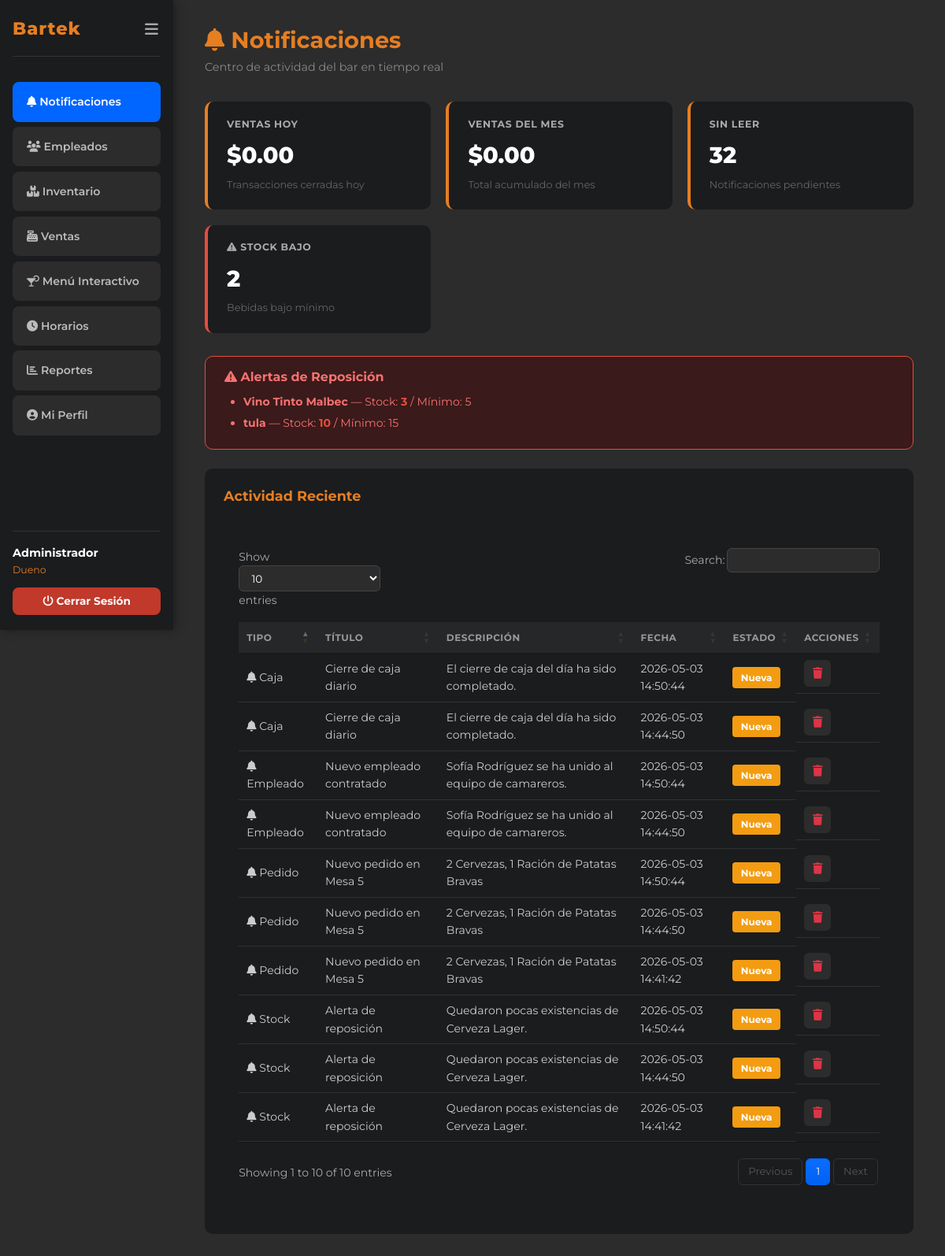
Page /dashboard (signed in) on the committed database.
### tables this page shows
CREATE TABLE `notificaciones` (
  `id` int(10) UNSIGNED NOT NULL,
  `tipo` enum('pedido','stock','empleado','caja','sistema') NOT NULL DEFAULT 'sistema',
  `titulo` varchar(200) NOT NULL,
  `descripcion` text DEFAULT NULL,
  `leida` tinyint(1) NOT NULL DEFAULT 0,
  `creado_en` datetime NOT NULL DEFAULT current_timestamp()
);

CREATE TABLE `inventario` (
  `id` int(10) UNSIGNED NOT NULL,
  `categoria_id` int(10) UNSIGNED NOT NULL,
  `codigo` varchar(20) NOT NULL,
  `nombre` varchar(120) NOT NULL,
  `stock_actual` int(10) UNSIGNED NOT NULL DEFAULT 0,
  `stock_minimo` int(10) UNSIGNED NOT NULL DEFAULT 5,
  `precio_unitario` decimal(10,2) NOT NULL DEFAULT 0.00,
  `activo` tinyint(1) NOT NULL DEFAULT 1,
  `actualizado_en` datetime NOT NULL DEFAULT current_timestamp() ON UPDATE current_timestamp(),
  `creado_en` datetime NOT NULL DEFAULT current_timestamp()
);

### app/controllers/BaseController.php (called while the page is built, shortened)
<?php
class BaseController
{
    protected function render(string $vista, array $datos = [], string $layout = 'dashboard'): void
    {
        extract($datos, EXTR_SKIP);
        $rutaVista  = BASE_PATH . '/app/views/' . $vista . '.php';
        require $rutaVista;
    }
    protected function entero(string $campo, string $fuente = 'get', int $default = 0): int
    {
        $valor = ($fuente === 'post') ? ($_POST[$campo] ?? $default) : ($_GET[$campo] ?? $default);
        return (int) filter_var($valor, FILTER_SANITIZE_NUMBER_INT);
    }
}

### app/controllers/DashboardController.php (called while the page is built, shortened)
<?php
require_once BASE_PATH . '/app/controllers/BaseController.php';
class DashboardController extends BaseController
{
    private NotificacionModel $notifModel;
    private InventarioModel   $invModel;
    private VentaModel        $ventaModel;
    public function __construct()
    {
        $this->notifModel = new NotificacionModel();
        $this->invModel   = new InventarioModel();
        $this->ventaModel = new VentaModel();
    }
    public function index(): void
    {
        $pagina        = max(1, $this->entero('pagina', 'get', 1));
        $notificaciones = $this->notifModel->obtenerTodas($pagina);
        $totalNotif    = $this->notifModel->contarTotal();
        $noLeidas      = $this->notifModel->contarNoLeidas();
        $stockBajo     = $this->invModel->obtenerStockBajo();
        $ventasHoy     = $this->ventaModel->totalHoy();
        $ventasMes     = $this->ventaModel->totalMes();
        $flash         = obtenerFlash();
        $this->render('dashboard/index', [
            'titulo'         => 'Dashboard - Bartek',
            'notificaciones' => $notificaciones,
            'totalNotif'     => $totalNotif,
            'noLeidas'       => $noLeidas,
            'stockBajo'      => $stockBajo,
            'ventasHoy'      => $ventasHoy,
            'ventasMes'      => $ventasMes,
            'paginaActual'   => $pagina,
            'totalPaginas'   => (int) ceil($totalNotif / ITEMS_POR_PAGINA),
            'flash'          => $flash,
        ]);
    }
}

### app/models/BaseModel.php (called while the page is built, shortened)
<?php
class BaseModel
{
    protected PDO $db;
    public function __construct()
    {
        $this->db = Database::obtenerInstancia()->obtenerConexion();
    }
    protected function consultarTodos(string $sql, array $params = []): array
    {
        try {
            $stmt = $this->db->prepare($sql);
            $stmt->execute($params);
            return $stmt->fetchAll();
        } catch (PDOException $e) {
            error_log('[Bartek][Model] consultarTodos: ' . $e->getMessage());
            return [];
        }
    }
}

### config/database.php (called while the page is built, shortened)
<?php
class Database
{
    private static ?Database $instancia = null;
    private PDO $pdo;
    private function __construct()
    {
        $dsn = sprintf(
            'mysql:host=%s;port=%s;dbname=%s;charset=%s',
            DB_HOST, DB_PORT, DB_NAME, DB_CHARSET
        );
        $opciones = [
            PDO::ATTR_ERRMODE            => PDO::ERRMODE_EXCEPTION,
            PDO::ATTR_DEFAULT_FETCH_MODE => PDO::FETCH_ASSOC,
            PDO::ATTR_EMULATE_PREPARES   => false,
            PDO::MYSQL_ATTR_FOUND_ROWS   => true,
        ];
        try {
            $this->pdo = new PDO($dsn, DB_USER, DB_PASS, $opciones);
        } catch (PDOException $e) {
            error_log('[Bartek][DB] Error de conexión: ' . $e->getMessage());
            die(json_encode(['error' => 'Error interno del servidor. Intente más tarde.']));
        }
    }
    public static function obtenerInstancia(): Database
    {
        if (self::$instancia === null) {
            self::$instancia = new self();
        }
        return self::$instancia;
    }
    public function obtenerConexion(): PDO
    {
        return $this->pdo;
    }
}

### app/models/NotificacionModel.php (called while the page is built, shortened)
<?php
require_once BASE_PATH . '/app/models/BaseModel.php';
class NotificacionModel extends BaseModel
{
    public function obtenerTodas(int $pagina = 1, int $porPagina = ITEMS_POR_PAGINA): array
    {
        $offset = ($pagina - 1) * $porPagina;
        $sql    = 'SELECT id, tipo, titulo, descripcion, leida, creado_en
                   FROM notificaciones
                   ORDER BY creado_en DESC
                   LIMIT :limite OFFSET :offset';
        $stmt = $this->db->prepare($sql);
        $stmt->bindValue(':limite', $porPagina, PDO::PARAM_INT);
        $stmt->bindValue(':offset', $offset,    PDO::PARAM_INT);
        $stmt->execute();
        return $stmt->fetchAll();
    }
}

### app/models/InventarioModel.php (called while the page is built, shortened)
<?php
require_once BASE_PATH . '/app/models/BaseModel.php';
class InventarioModel extends BaseModel
{
    public function obtenerStockBajo(): array
    {
        $sql = 'SELECT i.codigo, i.nombre, i.stock_actual, i.stock_minimo
                FROM inventario i
                WHERE i.activo = 1 AND i.stock_actual <= i.stock_minimo
                ORDER BY i.stock_actual ASC';
        return $this->consultarTodos($sql);
    }
}

### app/views/dashboard/index.php (the view, shortened to what this page needs)
<div class="page-header">
    <h1 class="page-title"><i class="fas fa-bell" aria-hidden="true"></i> Notificaciones</h1>
    <p class="page-subtitle">Centro de actividad del bar en tiempo real</p>
</div>
<div class="sales-summary">
    <div class="summary-card">
        <h3>Ventas Hoy</h3>
        <div class="value">$<?= number_format($ventasHoy, 2) ?></div>
        <div class="subtitle">Transacciones cerradas hoy</div>
    </div>
    <div class="summary-card">
        <h3>Ventas del Mes</h3>
        <div class="value">$<?= number_format($ventasMes, 2) ?></div>
        <div class="subtitle">Total acumulado del mes</div>
    </div>
    <div class="summary-card">
        <h3>Sin Leer</h3>
        <div class="value"><?= (int) $noLeidas ?></div>
        <div class="subtitle">Notificaciones pendientes</div>
    </div>
    <?php if (!empty($stockBajo)): ?>
    <div class="summary-card summary-alert">
        <h3><i class="fas fa-exclamation-triangle" aria-hidden="true"></i> Stock Bajo</h3>
        <div class="value"><?= count($stockBajo) ?></div>
        <div class="subtitle">Bebidas bajo mínimo</div>
    </div>
    <?php endif; ?>
</div>
<?php if (!empty($stockBajo)): ?>
<div class="stock-alert-box">
    <h2><i class="fas fa-exclamation-triangle" aria-hidden="true"></i> Alertas de Reposición</h2>
    <ul class="stock-alert-list">
        <?php foreach ($stockBajo as $item): ?>
            <li>
                <strong><?= htmlspecialchars($item['nombre'], ENT_QUOTES, 'UTF-8') ?></strong>
                — Stock: <span class="stock-low"><?= (int)$item['stock_actual'] ?></span>
                / Mínimo: <?= (int)$item['stock_minimo'] ?>
            </li>
        <?php endforeach; ?>
    </ul>
</div>
<?php endif; ?>
<section class="recent-orders">
    <div class="section-header">
        <h2>Actividad Reciente</h2>
    </div>
    <div class="table-section">
        <table class="bartek-datatable" id="tablaNotificaciones">
            <thead>
                <tr>
                    <th>Tipo</th>
                    <th>Título</th>
                    <th>Descripción</th>
                    <th>Fecha</th>
                    <th>Estado</th>
                    <th>Acciones</th>
                </tr>
            </thead>
            <tbody>
                <?php foreach ($notificaciones as $notif): ?>
                <tr>
                    <td>
                        <?php
                        $iconos = [
                            'pedido'   => '<i class="fas fa-shopping-cart" aria-hidden="true"></i>',
                            'stock'    => '<i class="fas fa-boxes" aria-hidden="true"></i>',
                            'empleado' => '<i class="fas fa-user" aria-hidden="true"></i>',
                            'caja'     => '<i class="fas fa-money-bill-wave" aria-hidden="true"></i>',
                            'sistema'  => '<i class="fas fa-cogs" aria-hidden="true"></i>',
                        ];
                        $tipo = htmlspecialchars($notif['tipo'], ENT_QUOTES, 'UTF-8');
                        echo ($iconos[$notif['tipo']] ?? '<i class="fas fa-bell" aria-hidden="true"></i>') . ' ' . ucfirst($tipo);
                        ?>
                    </td>
                    <td><?= htmlspecialchars($notif['titulo'],      ENT_QUOTES, 'UTF-8') ?></td>
                    <td><?= htmlspecialchars($notif['descripcion'], ENT_QUOTES, 'UTF-8') ?></td>
                    <td><?= htmlspecialchars($notif['creado_en'],   ENT_QUOTES, 'UTF-8') ?></td>
                    <td>
                        <?php if ($notif['leida']): ?>
                            <span class="status-badge status-completed">Leída</span>
                        <?php else: ?>
                            <span class="status-badge status-pending">Nueva</span>
                        <?php endif; ?>
                    </td>
                    <td class="actions-cell">
                        <form method="POST" action="<?= BASE_URL ?>/dashboard/eliminar"
                              style="display:inline"
                              onsubmit="return confirm('¿Eliminar esta notificación?');">
                            <button type="submit" class="action-btn delete-btn" title="Eliminar"><i class="fas fa-trash" aria-hidden="true"></i></button>
                        </form>
                    </td>
                </tr>
                <?php endforeach; ?>
            </tbody>
        </table>
    </div>
</section>

### rows in the picture
notificaciones: leida "0.00", id "32", tipo "Caja", titulo "Cierre de caja diario", descripcion "El cierre de caja del día ha sido completado.", creado_en "2026-05-03 14:50:44", shows "Nueva"
inventario: nombre "Vino Tinto Malbec", stock_actual "3", stock_minimo "5"
inventario: nombre "tula", stock_actual "10", stock_minimo "15"
notificaciones: tipo "Pedido", titulo "Nuevo pedido en Mesa 5", descripcion "2 Cervezas, 1 Ración de Patatas Bravas", creado_en "2026-05-03 14:50:44", leida "Nueva"
notificaciones: tipo "Stock", titulo "Alerta de reposición", descripcion "Quedaron pocas existencias de Cerveza Lager.", creado_en "2026-05-03 14:50:44", leida "Nueva"
notificaciones: tipo "Empleado", titulo "Nuevo empleado contratado", descripcion "Sofía Rodríguez se ha unido al equipo de camareros.", creado_en "2026-05-03 14:50:44", leida "Nueva"
notificaciones: tipo "Pedido", titulo "Nuevo pedido en Mesa 5", descripcion "2 Cervezas, 1 Ración de Patatas Bravas", creado_en "2026-05-03 14:44:50", leida "Nueva"
notificaciones: tipo "Stock", titulo "Alerta de reposición", descripcion "Quedaron pocas existencias de Cerveza Lager.", creado_en "2026-05-03 14:44:50", leida "Nueva"
notificaciones: tipo "Empleado", titulo "Nuevo empleado contratado", descripcion "Sofía Rodríguez se ha unido al equipo de camareros.", creado_en "2026-05-03 14:44:50", leida "Nueva"
notificaciones: tipo "Caja", titulo "Cierre de caja diario", descripcion "El cierre de caja del día ha sido completado.", creado_en "2026-05-03 14:44:50", leida "Nueva"
notificaciones: tipo "Pedido", titulo "Nuevo pedido en Mesa 5", descripcion "2 Cervezas, 1 Ración de Patatas Bravas", creado_en "2026-05-03 14:41:42", leida "Nueva"
notificaciones: tipo "Stock", titulo "Alerta de reposición", descripcion "Quedaron pocas existencias de Cerveza Lager.", creado_en "2026-05-03 14:41:42", leida "Nueva"

### other values in the picture
$_SESSION['usuario_nombre'] "Administrador"
$_SESSION['usuario_rol'] "Dueno"
count($stockBajo) "2"
